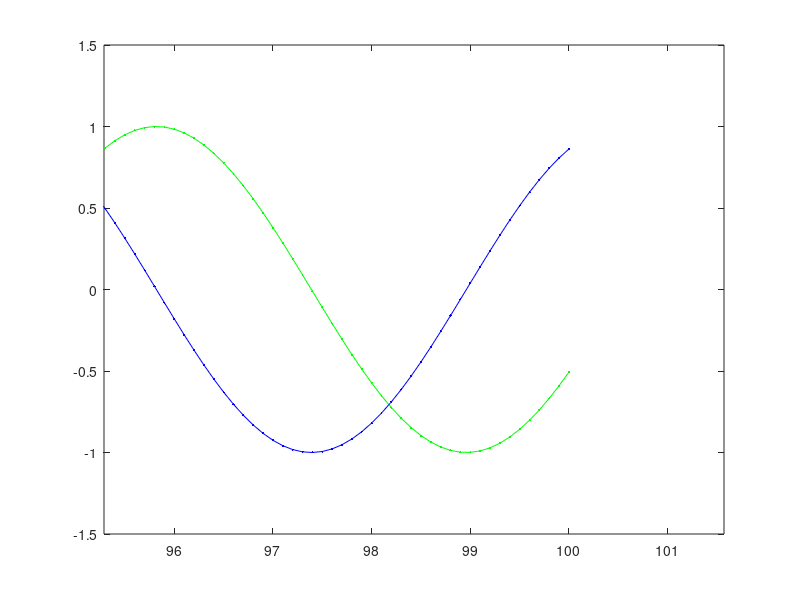

MATLAB code to generate this figure:
t = [0];
m_sin = sin(t);
m_cos = cos(t);

% 绘制正弦曲线，设置颜色为绿色
p_sin = plot(t, m_sin, 'g', 'MarkerSize', 5);  % 正弦曲线
hold on;

% 绘制余弦曲线，设置颜色为蓝色
p_cos = plot(t, m_cos, 'b', 'MarkerSize', 5);  % 余弦曲线

% 设置初始坐标轴范围和背景
x = -1.5 * pi;
axis([x x + 2 * pi -1.5 1.5]);
grid on;

% 设置背景颜色为黑色，网格线为白色
set(gca, 'Color', 'k');  % 设置背景颜色为黑色
set(gca, 'GridColor', 'w');  % 设置网格线为白色

% 动态更新两条曲线的数据
for i = 1:1000
    % 更新时间和正弦、余弦数据
    t = [t 0.1 * i];  
    m_sin = [m_sin sin(0.1 * i)];
    m_cos = [m_cos cos(0.1 * i)];
    
    % 更新正弦曲线的数据
    set(p_sin, 'XData', t, 'YData', m_sin);
    
    % 更新余弦曲线的数据
    set(p_cos, 'XData', t, 'YData', m_cos);
    
    % 强制刷新图像
    drawnow;
    
    % 更新 X 轴范围，实现滚动效果
    x = x + 0.1;    
    axis([x x + 2 * pi -1.5 1.5]);
    
    % 暂停以控制动画速度
    pause(0.01);
end
